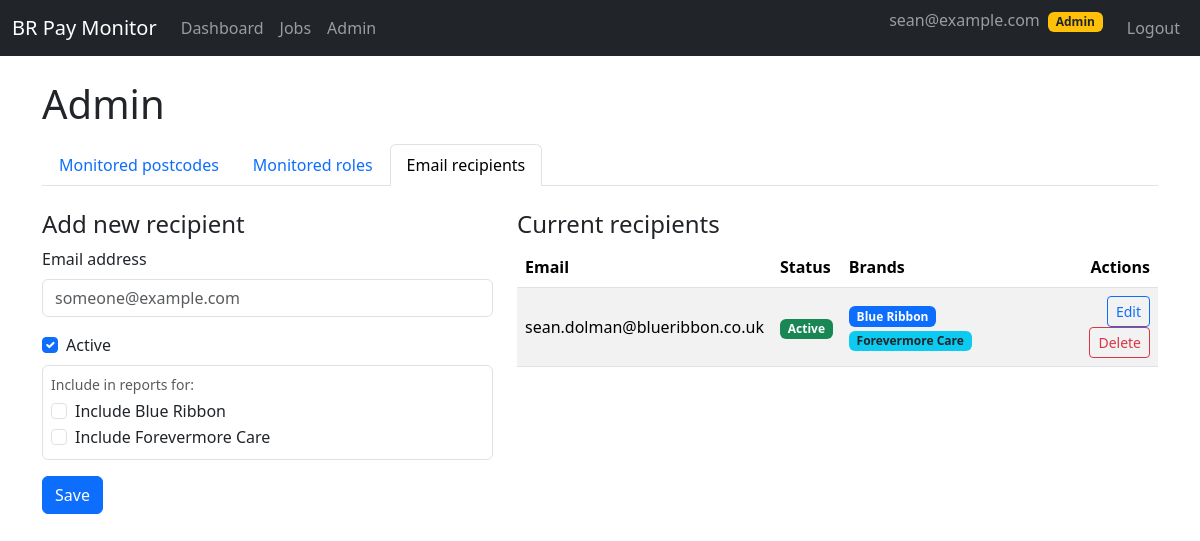
/admin/recipients (signed in), run on the app's committed database.
### br_pay_monitor/models.py (models this page shows, shortened)
class User(UserMixin, db.Model):
    __tablename__ = "users"
    id = db.Column(db.Integer, primary_key=True)
    email = db.Column(db.String(255), unique=True, index=True, nullable=False)
    password_hash = db.Column(db.String(255), nullable=False)
    is_admin = db.Column(db.Boolean, default=False, nullable=False)
    is_active = db.Column(db.Boolean, default=True, nullable=False)
    brand_id = db.Column(db.Integer, db.ForeignKey("brands.id"), nullable=True)
    brand = db.relationship("Brand", backref=db.backref("users", lazy="dynamic"))
    created_at = db.Column(db.DateTime, default=datetime.utcnow, nullable=False)

class EmailRecipient(db.Model):
    __tablename__ = "email_recipients"
    id = db.Column(db.Integer, primary_key=True)
    email = db.Column(db.String(255), unique=True, index=True, nullable=False)
    is_active = db.Column(db.Boolean, default=True, nullable=False)
    include_blue_ribbon = db.Column(db.Boolean, default=True, nullable=False)
    include_forevermore = db.Column(db.Boolean, default=False, nullable=False)
    created_at = db.Column(db.DateTime, default=datetime.utcnow, nullable=False)

### br_pay_monitor/blueprints/admin/routes.py (the view, shortened to what this page needs)
@bp.route("/recipients", methods=["GET", "POST"])
@login_required
def recipients():
    _require_admin()
    brand = _current_brand()
    form = EmailRecipientForm()
    recipients = (
        EmailRecipient.query.order_by(EmailRecipient.email.asc()).all()
    )
    return render_template(
        "admin/recipients.html",
        form=form,
        recipients=recipients,
        brand=brand,
    )

### br_pay_monitor/blueprints/admin/forms.py
class EmailRecipientForm(FlaskForm):
    email = StringField("Email address", validators=[DataRequired(), Email()])
    is_active = BooleanField("Active", default=True)
    include_blue_ribbon = BooleanField("Include Blue Ribbon")
    include_forevermore = BooleanField("Include Forevermore Care")
    submit = SubmitField("Save")

### br_pay_monitor/blueprints/admin/routes.py (called while the page is built)
def _require_admin():
    if not current_user.is_authenticated:
        abort(401)
    if not current_user.is_admin:
        abort(403)

def _current_brand() -> Brand:
    return current_user.brand or Brand.get_default_brand()

### br_pay_monitor/templates/admin/recipients.html (shortened to what this page needs)
{% extends "base.html" %}
{% block content %}
<h1 class="mb-3">Admin</h1>
<ul class="nav nav-tabs mb-4">
  <li class="nav-item">
    <a class="nav-link" href="{{ url_for('admin.postcodes') }}">Monitored postcodes</a>
  </li>
  <li class="nav-item">
    <a class="nav-link" href="{{ url_for('admin.roles') }}">Monitored roles</a>
  </li>
  <li class="nav-item">
    <a class="nav-link active" href="{{ url_for('admin.recipients') }}">Email recipients</a>
  </li>
</ul>
<div class="row">
  <div class="col-md-5">
    <h4>Add new recipient</h4>
    <form method="post" class="mb-4">
      <div class="mb-3">
        {{ form.email.label(class="form-label") }}
        {{ form.email(class="form-control", placeholder="someone@example.com") }}
      </div>
      <div class="form-check mb-2">
        {{ form.is_active(class="form-check-input") }}
        {{ form.is_active.label(class="form-check-label") }}
      </div>
      <div class="border rounded p-2 mb-3">
        <div class="small mb-1 text-muted">Include in reports for:</div>
        <div class="form-check">
          {{ form.include_blue_ribbon(class="form-check-input") }}
          {{ form.include_blue_ribbon.label(class="form-check-label") }}
        </div>
        <div class="form-check">
          {{ form.include_forevermore(class="form-check-input") }}
          {{ form.include_forevermore.label(class="form-check-label") }}
        </div>
      </div>
      {{ form.submit(class="btn btn-primary") }}
    </form>
  </div>
  <div class="col-md-7">
    <h4>Current recipients</h4>
    {% if recipients %}
      <table class="table table-striped align-middle">
        <thead>
          <tr>
            <th>Email</th>
            <th>Status</th>
            <th>Brands</th>
            <th class="text-end">Actions</th>
          </tr>
        </thead>
        <tbody>
          {% for r in recipients %}
          <tr>
            <td>{{ r.email }}</td>
            <td>
              {% if r.is_active %}
                <span class="badge bg-success">Active</span>
              {% else %}
                <span class="badge bg-secondary">Inactive</span>
              {% endif %}
            </td>
            <td>
              {% if r.include_blue_ribbon %}
                <span class="badge bg-primary">Blue Ribbon</span>
              {% endif %}
              {% if r.include_forevermore %}
                <span class="badge bg-info text-dark">Forevermore Care</span>
              {% endif %}
            </td>
            <td class="text-end">
              <a href="{{ url_for('admin.edit_recipient', recipient_id=r.id) }}"
                 class="btn btn-sm btn-outline-primary">
                Edit
              </a>
              <form method="post"
                    action="{{ url_for('admin.delete_recipient', recipient_id=r.id) }}"
                    class="d-inline"
                    onsubmit="return confirm('Delete this recipient?');">
                <button type="submit" class="btn btn-sm btn-outline-danger">
                  Delete
                </button>
              </form>
            </td>
          </tr>
          {% endfor %}
        </tbody>
      </table>
    {% else %}
      <p>No recipients configured yet.</p>
    {% endif %}
  </div>
</div>
{% endblock %}

### br_pay_monitor/templates/base.html (shortened to what this page needs)
<!doctype html>
<html lang="en">
  <head>
    <link
      href="https://cdn.jsdelivr.net/npm/bootstrap@5.3.3/dist/css/bootstrap.min.css"
      rel="stylesheet"
    >
  </head>
  <body>
    <nav class="navbar navbar-expand-lg navbar-dark bg-dark mb-4">
      <div class="container-fluid">
        <a class="navbar-brand" href="{{ url_for('dashboard.index') }}">BR Pay Monitor</a>
        <div class="collapse navbar-collapse" id="navbarNav">
          <ul class="navbar-nav me-auto">
            {% if current_user.is_authenticated %}
            <li class="nav-item">
              <a class="nav-link" href="{{ url_for('dashboard.index') }}">Dashboard</a>
            </li>
            <li class="nav-item">
              <a class="nav-link" href="{{ url_for('dashboard.jobs') }}">Jobs</a>
            </li>
            {% if current_user.is_admin %}
            <li class="nav-item">
              <a class="nav-link" href="{{ url_for('admin.postcodes') }}">Admin</a>
            </li>
            {% endif %}
            {% endif %}
          </ul>
          <ul class="navbar-nav">
            {% if current_user.is_authenticated %}
            <li class="nav-item">
              <span class="navbar-text me-3">
                {{ current_user.email }}
                {% if current_user.is_admin %}
                  <span class="badge bg-warning text-dark ms-1">Admin</span>
                {% endif %}
              </span>
            </li>
            <li class="nav-item">
              <a class="nav-link" href="{{ url_for('auth.logout') }}">Logout</a>
            </li>
            {% else %}
            <li class="nav-item">
              <a class="nav-link" href="{{ url_for('auth.login') }}">Login</a>
            </li>
            {% endif %}
          </ul>
        </div>
      </div>
    </nav>
    <main class="container">
      {% block content %}{% endblock %}
    </main>
  </body>
</html>

### data on the page
User: email "sean@example.com"
EmailRecipient: email "sean.dolman@blueribbon.co.uk", is_active "Active", include_blue_ribbon "Blue Ribbon", include_forevermore "Forevermore Care"
